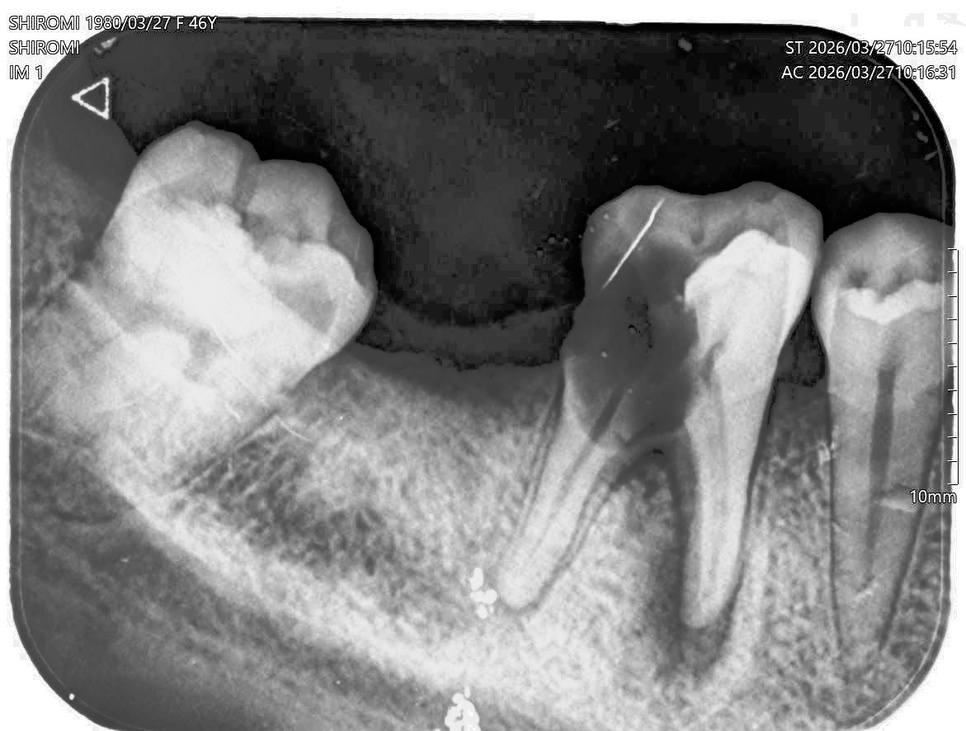
#> input picture data/abscess/raw/HistogramEqualized/ab15.jpg, 966 x 731 px, shrunk from 1171 x 886 before the run
$ python -i anatomy_segmentation.py   (imports and definitions only)
#> lines starting #> are read from the running program, lines starting #| are printed output that depends on the picture; after the words box and inside, x2 and y2 are one past the last pixel; in counts of white or black regions, pixels touching at a corner belong together
import cv2
import numpy as np
import os


# ============================================================
# Utility functions
# ============================================================

def ensure_uint8_gray(img):
    """
    Ensure image is grayscale uint8.
    """

    if img is None:
        return None

    if len(img.shape) == 3:
        img = cv2.cvtColor(img, cv2.COLOR_BGR2GRAY)

    if img.dtype != np.uint8:
        img = cv2.normalize(img, None, 0, 255, cv2.NORM_MINMAX)
        img = img.astype(np.uint8)

    return img


# [11 lines left out: function safe_imwrite, not called in this run]


def smooth_1d(signal, ksize=15):
    """
    Smooth 1D signal using Gaussian blur.
    """

    if ksize % 2 == 0:
        ksize += 1

    return cv2.GaussianBlur(
        signal.reshape(-1, 1).astype(np.float32),
        (1, ksize),
        0
    ).flatten()


# ============================================================
# Step 1: Detect dark border-connected background
# ============================================================

def get_dark_border_component(img_uint8):
    """
    Detect large dark background region connected to image border.

    This is used only to decide where crown-search should begin.
    """

    h, w = img_uint8.shape

    p10 = int(np.percentile(img_uint8, 10))
    p20 = int(np.percentile(img_uint8, 20))

    dark_threshold = min(70, max(25, int((p10 + p20) / 2)))

    dark_mask = (img_uint8 <= dark_threshold).astype(np.uint8) * 255

    open_kernel = cv2.getStructuringElement(cv2.MORPH_ELLIPSE, (5, 5))
    close_kernel = cv2.getStructuringElement(cv2.MORPH_ELLIPSE, (11, 11))

    dark_mask = cv2.morphologyEx(dark_mask, cv2.MORPH_OPEN, open_kernel)
    dark_mask = cv2.morphologyEx(dark_mask, cv2.MORPH_CLOSE, close_kernel)

    num_labels, labels, stats, _ = cv2.connectedComponentsWithStats(dark_mask, 8)

    best_label = None
    best_area = 0

    for i in range(1, num_labels):
        x, y, cw, ch, area = stats[i]

        touches_border = (
            x <= 2 or
            y <= 2 or
            x + cw >= w - 2 or
            y + ch >= h - 2
        )

        if touches_border and area > best_area and area > h * w * 0.005:
            best_label = i
            best_area = area

    if best_label is None:
        return None

    border_component = (labels == best_label).astype(np.uint8) * 255

    return border_component


# [74 lines left out: functions detect_background_position, extract_background_boundary_curve, get_robust_background_y, not called in this run]


# ============================================================
# Step 2: Detect upper crown margin
# ============================================================

def detect_upper_crown_margin(
    img_uint8,
    start_y=0,
    central_width_ratio=0.75,
    bright_percentile=88,
    min_bright_ratio=0.16,
    consecutive_rows=6,
    smooth_ksize=17
):
    """
    Detect upper boundary of tooth crown by scanning from top to bottom.

    The first stable bright region is considered the upper crown margin.

    Important:
    - Uses central region only.
    - Uses dynamic brightness threshold.
    - Requires several consecutive bright rows to avoid noise.
    """

    h, w = img_uint8.shape

    # Focus only central part of ROI to avoid neighboring teeth / borders
    cx1 = int(w * (1.0 - central_width_ratio) / 2.0)
    cx2 = int(w * (1.0 + central_width_ratio) / 2.0)

    cx1 = max(0, cx1)
    cx2 = min(w, cx2)

    roi = img_uint8[:, cx1:cx2]

    # Mild smoothing
    roi_blur = cv2.GaussianBlur(roi, (5, 5), 0)

    # Dynamic bright threshold
    bright_threshold = int(np.percentile(roi_blur, bright_percentile))

    bright_mask = (roi_blur >= bright_threshold).astype(np.uint8)

    # Row-wise bright ratio
    row_score = np.mean(bright_mask, axis=1)

    # Smooth row score
    row_score_smooth = smooth_1d(row_score, smooth_ksize)

    start_y = max(0, min(start_y, h - 1))

    upper_crown_y = None

    for y in range(start_y, h - consecutive_rows):
        window = row_score_smooth[y:y + consecutive_rows]

        if np.all(window >= min_bright_ratio):
            upper_crown_y = y
            break

    return upper_crown_y, row_score_smooth, bright_threshold, (cx1, cx2)


# ============================================================
# Step 3: Crop root using upper crown margin
# ============================================================

def crop_root_using_upper_crown_margin(
    img_uint8,
    upper_crown_y,
    crown_depth_ratio=0.18,
    min_crown_depth=30,
    max_crown_depth_ratio=0.28,
    min_output_height_ratio=0.38
):
    """
    Crop root + PDL + periapical bone region.

    upper_crown_y:
        detected upper boundary of crown.

    root_start_y:
        upper_crown_y + estimated crown depth.
    """

    h, w = img_uint8.shape

    crown_depth = int(h * crown_depth_ratio)
    crown_depth = max(crown_depth, min_crown_depth)

    max_crown_depth = int(h * max_crown_depth_ratio)
    crown_depth = min(crown_depth, max_crown_depth)

    root_start_y = upper_crown_y + crown_depth

    # Safety: keep enough root/periapical bone area
    max_start_y = int(h * (1.0 - min_output_height_ratio))
    root_start_y = min(root_start_y, max_start_y)

    root_start_y = max(0, min(root_start_y, h - 1))

    cropped = img_uint8[root_start_y:h, :]
    crop_box = (0, root_start_y, w, h)

    return cropped, crop_box, crown_depth, root_start_y


# ============================================================
# Fallback crop if crown margin is not detected
# ============================================================

# [137 lines left out: functions fallback_crop_using_background_boundary, create_debug_image, not called in this run]


# ============================================================
# Main extraction function
# ============================================================

def extract_anatomical_region(
    image_path,
    save_path=None,
    debug_path=None,

    # Crown-margin detection parameters
    central_width_ratio=0.75,
    bright_percentile=88,
    min_bright_ratio=0.16,
    consecutive_rows=6,

    # Crown removal depth
    crown_depth_ratio=0.18,
    min_crown_depth=30,
    max_crown_depth_ratio=0.28
):
    """
    Main anatomical root extraction pipeline.

    Input:
        selected tooth ROI

    Output:
        root + PDL + periapical bone ROI

    Method:
        1. Detect black-background edge.
        2. Start scanning below it.
        3. Detect upper crown margin using first stable bright region.
        4. Crop below estimated crown depth.
    """
#> called with central_width_ratio = 0.75, bright_percentile = 88, min_bright_ratio = 0.16, consecutive_rows = 6, crown_depth_ratio = 0.18, min_crown_depth = 30, max_crown_depth_ratio = 0.28

    img = cv2.imread(image_path, cv2.IMREAD_GRAYSCALE)
#> img is the input picture: shape (731, 966); min 0, max 255, mean 128.8
    img = ensure_uint8_gray(img)

    if img is None:
        print(f"ERROR: Could not read image: {image_path}")
        return None

    h, w = img.shape

    border_component = get_dark_border_component(img)
#> in get_dark_border_component, `p10 = int(np.percentile(img_uint8, 10))`: p10 = 27
#> in get_dark_border_component, `p20 = int(np.percentile(img_uint8, 20))`: p20 = 52
#> in get_dark_border_component, `dark_threshold = min(70, max(25, int((p10 + p20) / 2)))`: dark_threshold = 39
#> in get_dark_border_component, `dark_mask = (img_uint8 <= dark_threshold).astype(np.uint8) * 255`:
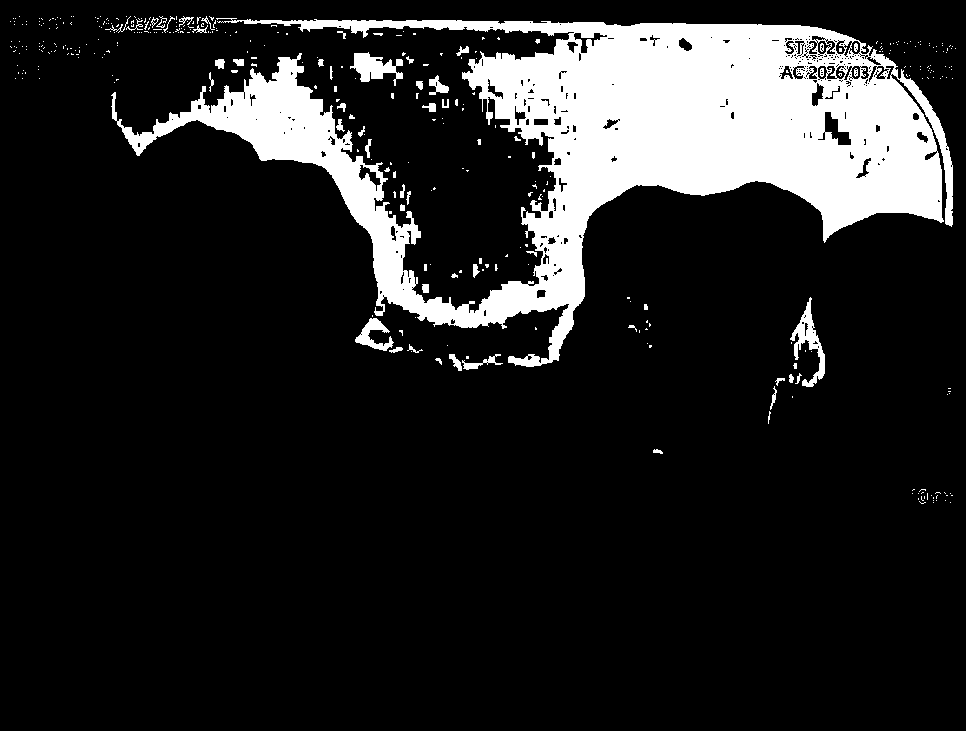
#> dark_mask: shape (731, 966); 14.2% white; 384 white regions (329 under 20 px), largest, box (x1, y1, x2, y2) and area: (111, 18, 953, 367) 94130, (790, 297, 825, 387) 986, (350, 52, 403, 86) 897
#> in get_dark_border_component, `dark_mask = cv2.morphologyEx(dark_mask, cv2.MORPH_OPEN, open_kernel)`:
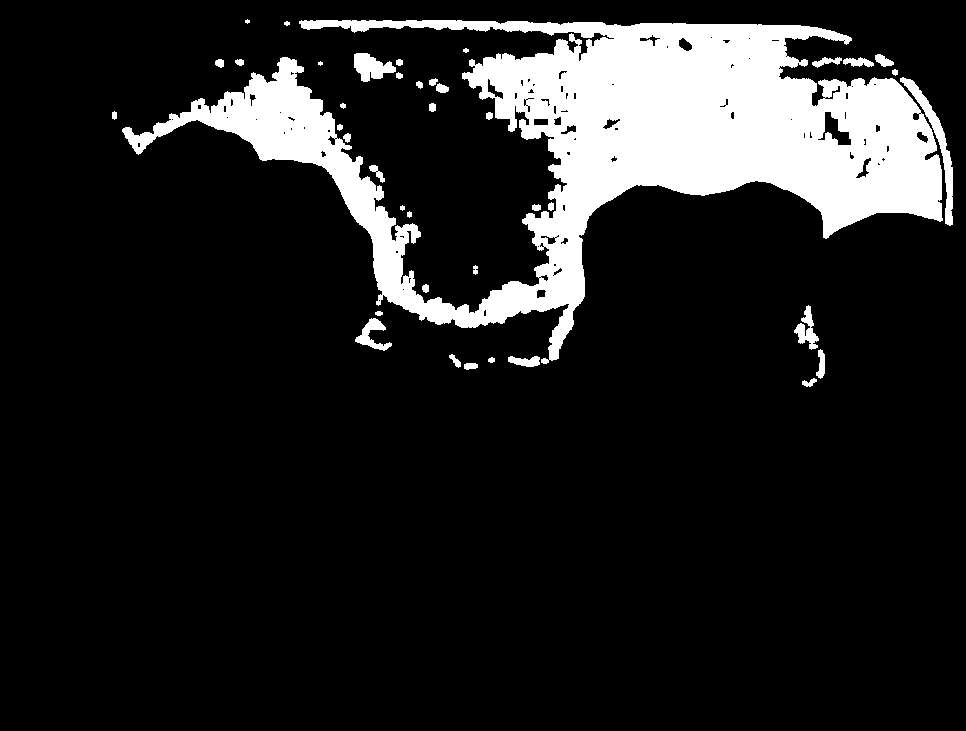
#> dark_mask: shape (731, 966); 13.2% white; 40 white regions (2 under 20 px), largest, box (x1, y1, x2, y2) and area: (122, 20, 943, 364) 88084, (900, 77, 953, 226) 1286, (354, 53, 396, 82) 736
#> in get_dark_border_component, `dark_mask = cv2.morphologyEx(dark_mask, cv2.MORPH_CLOSE, close_kernel)`:
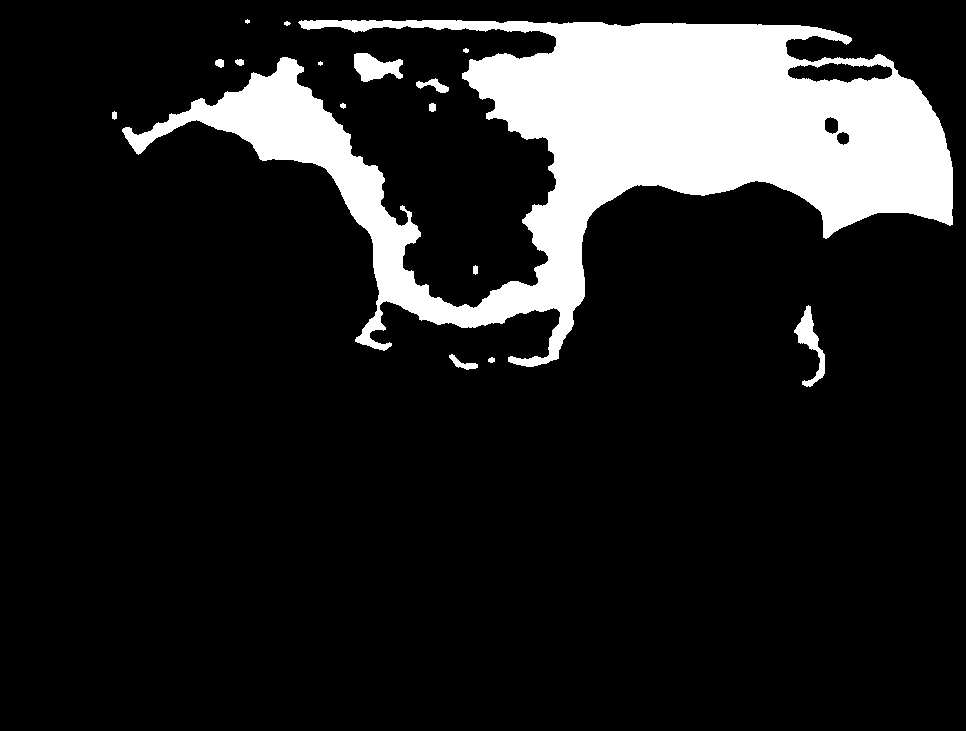
#> dark_mask: shape (731, 966); 14% white; 16 white regions (2 under 20 px), largest, box (x1, y1, x2, y2) and area: (122, 20, 953, 367) 96625, (354, 53, 403, 82) 906, (794, 305, 825, 387) 867
#> in get_dark_border_component, `num_labels, labels, stats, _ = cv2.connectedComponentsWithStats(dark_m..`:
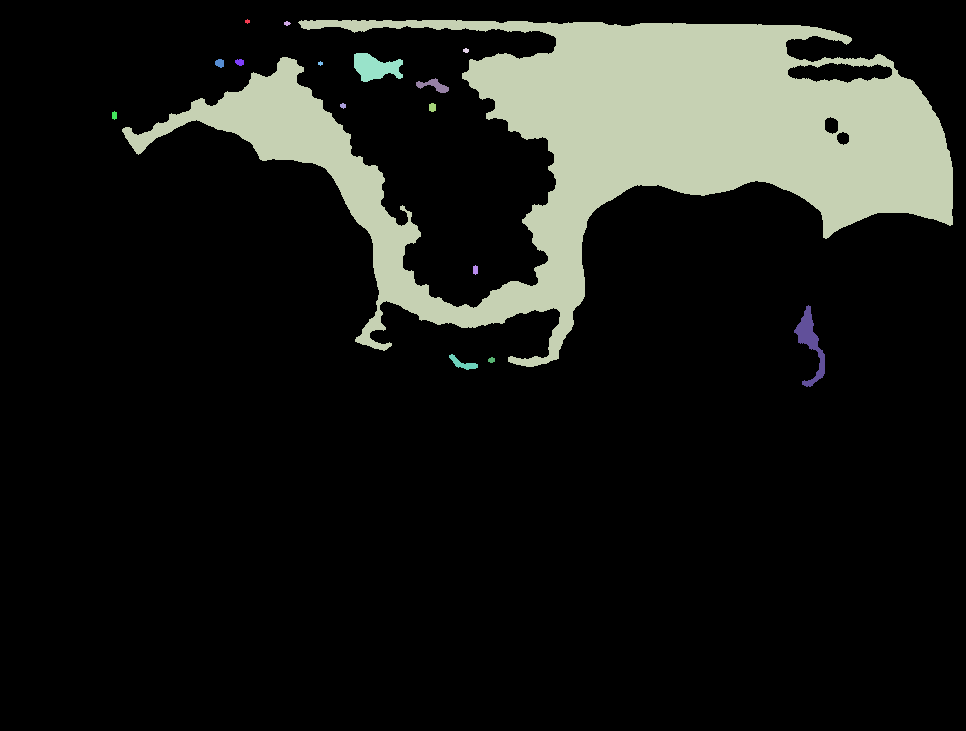
#> labels: shape (731, 966) int32; 17 distinct labels, from 0 to 16; one colour per label, 0 black
#> in get_dark_border_component, `num_labels, labels, stats, _ = cv2.connectedComponentsWithStats(dark_m..`: num_labels = 17; stats = 17 rows, first 6: [0, 0, 966, 731, 606965], [245, 19, 5, 5, 17], [284, 21, 7, 5, 23], [122, 20, 831, 347, 96625], [463, 48, 6, 5, 23], [354, 53, 49, 29, 906]
#> the loop in get_dark_border_component, `for i in range(1, num_labels):` made 16 passes
#> (x, y, cw, ch, area) on passes 2, 3, 4, 5, 6, 7, 9, 10: (284, 21, 7, 5, 23), (122, 20, 831, 347, 96625), (463, 48, 6, 5, 23), (354, 53, 49, 29, 906), (215, 59, 9, 9, 64), (235, 59, 9, 7, 49), (416, 78, 33, 15, 220), (340, 103, 6, 6, 26)
#> after the loop in get_dark_border_component, `for i in range(1, num_labels):`: best_area = 0

    background_position = "top"
    background_boundary = None
    background_y = 0

    if border_component is not None:
        background_position = detect_background_position(border_component)
        background_boundary = extract_background_boundary_curve(
            border_component,
            background_position
        )

        if background_boundary is not None:
            background_y = get_robust_background_y(
                background_boundary,
                background_position
            )

    # Search for crown only after black-background area
    if background_position == "top":
        search_start_y = background_y + 3
    else:
        search_start_y = 0

    upper_crown_y, row_score, bright_threshold, central_region = detect_upper_crown_margin(
        img_uint8=img,
        start_y=search_start_y,
        central_width_ratio=central_width_ratio,
        bright_percentile=bright_percentile,
        min_bright_ratio=min_bright_ratio,
        consecutive_rows=consecutive_rows,
        smooth_ksize=17
    )
#> in detect_upper_crown_margin, `roi = img_uint8[:, cx1:cx2]`:
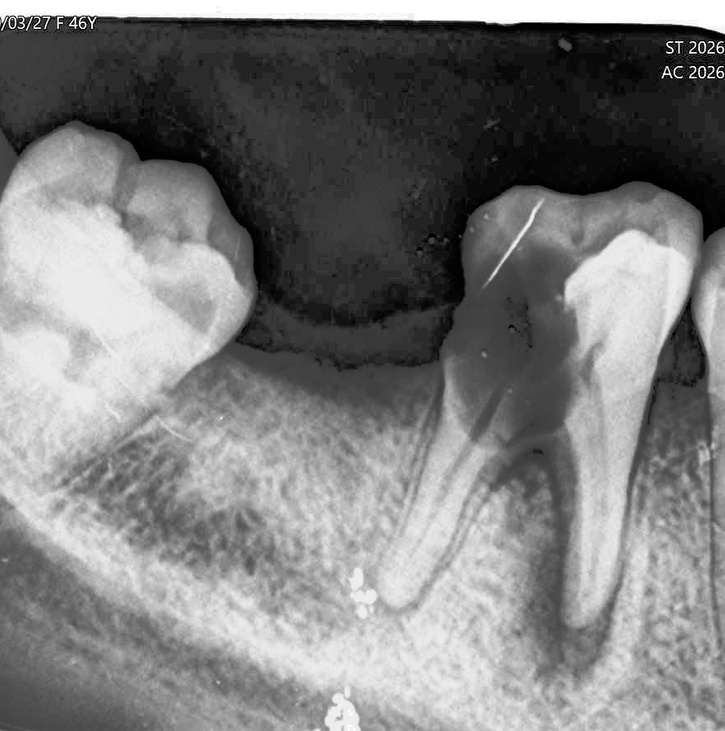
#> roi: shape (731, 725); min 0, max 255, mean 125.3
#> in detect_upper_crown_margin, `bright_threshold = int(np.percentile(roi_blur, bright_percentile))`: bright_threshold = 218
#> in detect_upper_crown_margin, `bright_mask = (roi_blur >= bright_threshold).astype(np.uint8)`:
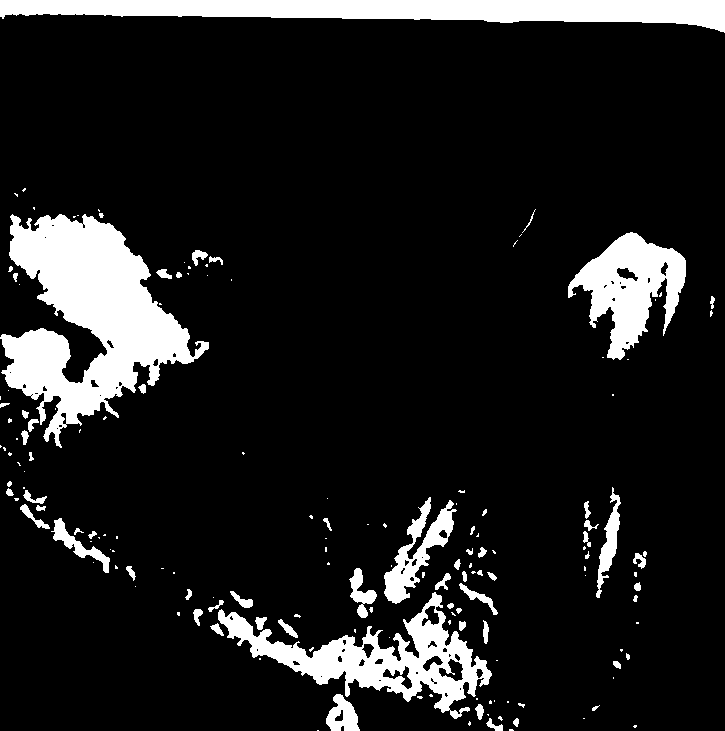
#> bright_mask: shape (731, 725); values 0 (black) and 1 (white), 12.1% white; 163 white regions (97 under 20 px), largest, box (x1, y1, x2, y2) and area: (0, 214, 209, 448) 22586, (0, 0, 725, 33) 13880, (218, 592, 492, 719) 10256
#> in detect_upper_crown_margin, `row_score = np.mean(bright_mask, axis=1)`: row_score = 731 values, max 1 at index 0, min 0 at index 33, mean 0.121
#> in detect_upper_crown_margin, `row_score_smooth = smooth_1d(row_score, smooth_ksize)`: row_score_smooth = 731 values, max 1 at index 0, min 0 at index 41, mean 0.121
#> the loop in detect_upper_crown_margin, `for y in range(start_y, h - consecutive_rows):` made 1 pass
#> window on pass 1: [1, 1, 1, 1, 0.999, 0.998]
#> upper_crown_y = 3; row_score has the same summary as row_score_smooth in detect_upper_crown_margin; bright_threshold = 218; central_region = (120, 845)

    used_method = "upper_crown_margin"

    if upper_crown_y is not None:
        cropped, crop_box, crown_depth, root_line_y = crop_root_using_upper_crown_margin(
            img_uint8=img,
            upper_crown_y=upper_crown_y,
            crown_depth_ratio=crown_depth_ratio,
            min_crown_depth=min_crown_depth,
            max_crown_depth_ratio=max_crown_depth_ratio,
            min_output_height_ratio=0.38
        )
#> in crop_root_using_upper_crown_margin, `root_start_y = upper_crown_y + crown_depth`: root_start_y = 134
#> in crop_root_using_upper_crown_margin, `cropped = img_uint8[root_start_y:h, :]`:
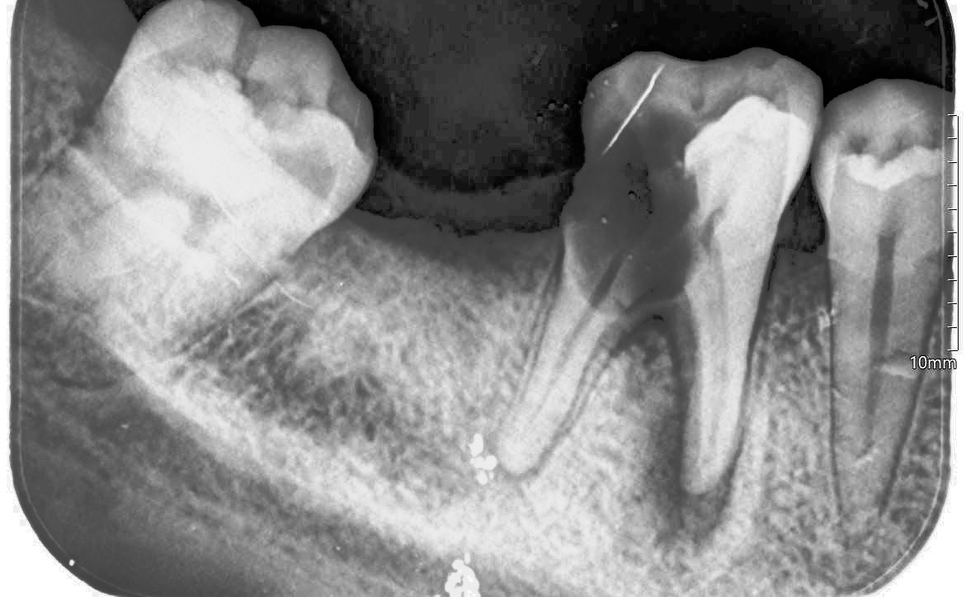
#> cropped: shape (597, 966); min 0, max 255, mean 137.2
#> in crop_root_using_upper_crown_margin, `crop_box = (0, root_start_y, w, h)`: crop_box = (0, 134, 966, 731)
#> crop_box = (0, 134, 966, 731); crown_depth = 131; root_line_y = 134
    else:
        used_method = "fallback_background_boundary"

        cropped, crop_box, crown_depth, root_line_y = fallback_crop_using_background_boundary(
            img_uint8=img,
            background_y=background_y,
            position=background_position,
            fallback_shift_ratio=0.18,
            min_shift=35,
            min_output_height_ratio=0.38
        )

    if save_path:
        safe_imwrite(save_path, cropped)

    if debug_path:
        debug_img = create_debug_image(
            img_uint8=img,
            border_component=border_component,
            background_boundary=background_boundary,
            background_y=background_y,
            upper_crown_y=upper_crown_y,
            root_line_y=root_line_y,
            crop_box=crop_box,
            central_region=central_region
        )

        safe_imwrite(debug_path, debug_img)

    print(
        f"Extracted: {os.path.basename(image_path)} | "
        f"method={used_method} | "
        f"background_y={background_y} | "
        f"upper_crown_y={upper_crown_y} | "
        f"crown_depth={crown_depth} | "
        f"root_line_y={root_line_y} | "
        f"bright_threshold={bright_threshold}"
    )
#| Extracted: ab15.jpg | method=upper_crown_margin | background_y=0 | upper_crown_y=3 | crown_depth=131 | root_line_y=134 | bright_threshold=218

    return cropped

>>> result = extract_anatomical_region('../../../data/abscess/raw/HistogramEqualized/ab15.jpg')
